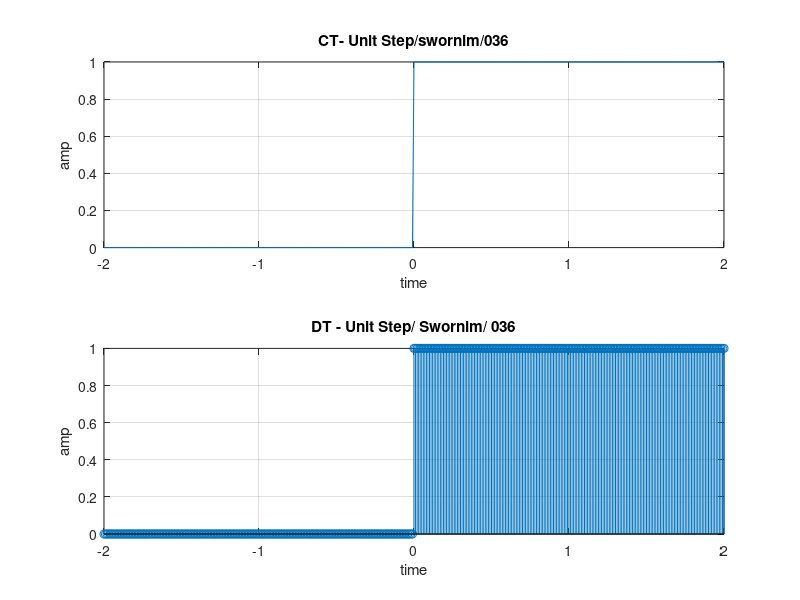

Reproduce this figure in MATLAB.
%2) construct a CT and DT unit step signal

clc
close all
clear 
i = 1;
for t = -2:0.01:2
    if(t>=0)
        x(i) = 1;
    else
        x(i) = 0;
    end
    i = i + 1;
end

t = -2:0.01:2;
subplot(2,1,1);
plot(t,x);
xlabel('time')
ylabel('amp')
title('CT- Unit Step/swornim/036')
grid on;

i = 1;
for t = -2:0.01:2
    if(t >= 0)
        x(i) = 1;
    else
        x(i) = 0;
    end
    i = i + 1;
end

t = -2 :0.01: 2;

subplot(2,1,2)
stem(t,x)
xlabel('time')
ylabel('amp')
title('DT - Unit Step/ Swornim/ 036')
grid on;